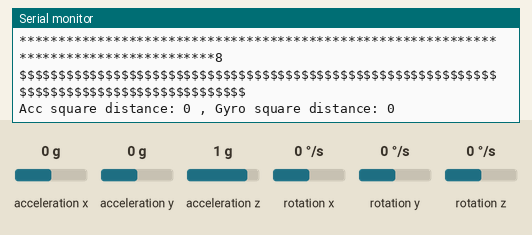
Simulated run of this sketch. Board: ESP32. Shown: the last lines printed to the serial monitor. Wiring (inferred from the names in the program): MPU-6050 motion sensor at I2C address 0x68. The test bench sets the inputs (shaded band); at power-on: acceleration x 0 g, acceleration y 0 g, acceleration z 1 g, rotation x 0 °/s, rotation y 0 °/s, rotation z 0 °/s.

Above: at 1.3 s.
1.4 s: acceleration x set to -1.4 g
At 1.76 s:
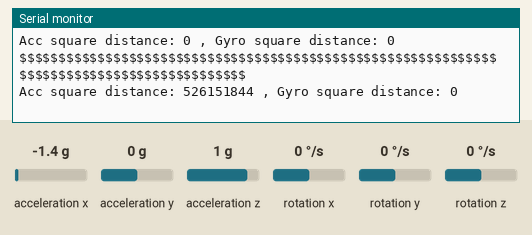
2.9 s: acceleration y set to -0.8 g
At 3.35 s:
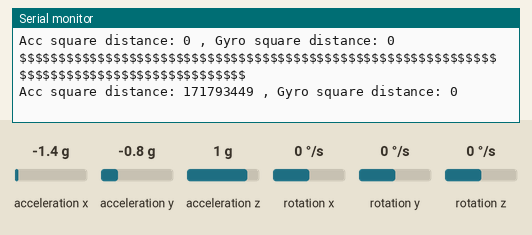
4.4 s: acceleration z set to -1.4 g
At 4.67 s:
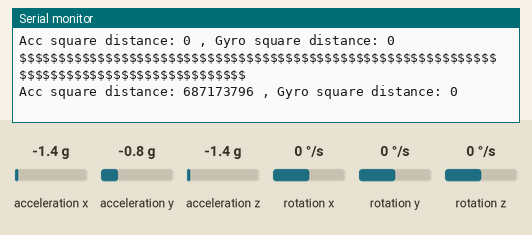
5.9 s: rotation x set to -192 °/s
At 6.26 s:
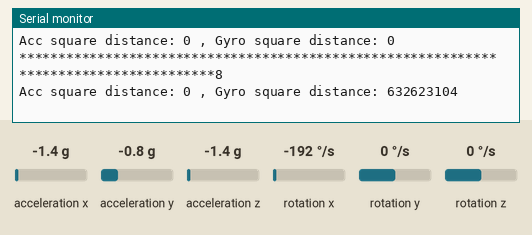
7.4 s: rotation y set to -100 °/s
At 7.85 s:
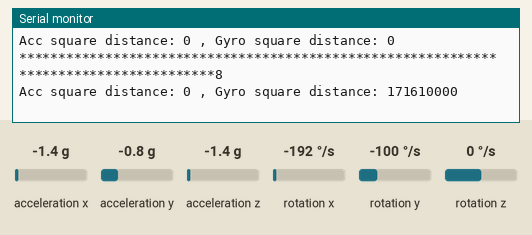
Timing chart, 0 to 9.9 s (numbered marks = the images above; inputs shaded):
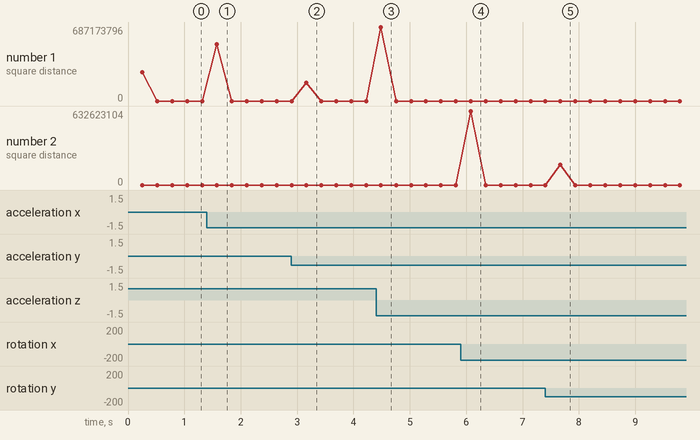

Measured:
- after the input at 1.4 s, the serial monitor: prints a new line after 0.18 s (image 1)
- after the input at 2.9 s, the serial monitor: prints a new line after 0.27 s (image 2)
- after the input at 4.4 s, the serial monitor: prints a new line after 0.09 s (image 3)
- after the input at 5.9 s, the serial monitor: prints a new line after 0.18 s (image 4)
- after the input at 7.4 s, the serial monitor: prints a new line after 0.27 s (image 5)

The sketch:

MPU6050_2.ino
```cpp
#include<Wire.h>

const int MPU_ADDR = 0x68; // I2C address of the MPU-6050
int16_t AcX, AcY, AcZ, Tmp, GyX, GyY, GyZ;
int16_t lastAcX, lastAcY, lastAcZ, lastGyX, lastGyY, lastGyZ;
int16_t disAccX, disAccY, disAccZ, disGyroX, disGyroY, disGyroZ;
int squareDistanceAcc, squareDistanceGyro;

void setup() {
  Serial.begin(115200);
  Wire.begin(21, 22, 100000); // sda, scl
  Wire.beginTransmission(MPU_ADDR);
  Wire.write(0x6B);  // PWR_MGMT_1 register
  Wire.write(0);     // set to zero (wakes up the MPU-6050)
  Wire.endTransmission(true);
  Serial.println("Setup complete");

}

void loop() {
  delay(250);
  Wire.beginTransmission(MPU_ADDR);
  Wire.write(0x3B);  // starting with register 0x3B (ACCEL_XOUT_H)
  Wire.endTransmission(true);
  Wire.beginTransmission(MPU_ADDR);
  Wire.requestFrom((uint16_t)MPU_ADDR, (uint8_t)14, true); // request a total of 14 registers
  AcX = Wire.read() << 8 | Wire.read(); // 0x3B (ACCEL_XOUT_H) & 0x3C (ACCEL_XOUT_L)
  AcY = Wire.read() << 8 | Wire.read(); // 0x3D (ACCEL_YOUT_H) & 0x3E (ACCEL_YOUT_L)
  AcZ = Wire.read() << 8 | Wire.read(); // 0x3F (ACCEL_ZOUT_H) & 0x40 (ACCEL_ZOUT_L)
  Tmp = Wire.read() << 8 | Wire.read(); // 0x41 (TEMP_OUT_H) & 0x42 (TEMP_OUT_L)
  GyX = Wire.read() << 8 | Wire.read(); // 0x3B (ACCEL_XOUT_H) & 0x3C (ACCEL_XOUT_L)
  GyY = Wire.read() << 8 | Wire.read(); // 0x3D (ACCEL_YOUT_H) & 0x3E (ACCEL_YOUT_L)
  GyZ = Wire.read() << 8 | Wire.read(); // 0x3F (ACCEL_ZOUT_H) & 0x40 (ACCEL_ZOUT_L)

  disAccX = lastAcX-AcX;
  disAccY = lastAcY-AcY;
  disAccZ = lastAcZ-AcZ;
  disGyroX = lastGyX-GyX;
  disGyroY = lastGyY-GyY;
  disGyroZ = lastGyZ-GyZ;
//  Serial.print("AccX: ");
//  Serial.print(disAccX); Serial.print(" , ");
//  Serial.print("GyroX: ");
//  Serial.println(disGyroX);
//  Serial.print("AccY: ");
//  Serial.print(disAccY); Serial.print(" , ");
//  Serial.print("GyroY: ");
//  Serial.println(disGyroY);
//  Serial.print("AccZ: ");
//  Serial.print(disAccZ); Serial.print(" , ");
//  Serial.print("GyroZ: ");
//  Serial.println(disGyroZ);

  lastAcX = AcX;
  lastAcY = AcY;
  lastAcZ = AcZ;
  lastGyX = GyX;
  lastGyY = GyY;
  lastGyZ = GyZ;
  squareDistanceAcc = disAccX*disAccX + disAccY*disAccY + disAccZ*disAccZ;
  squareDistanceGyro =  disGyroX*disGyroX + disGyroY*disGyroY + disGyroZ*disGyroZ;
  if(squareDistanceAcc < 100000)
  {
  Serial.println("**************************************************************************************8");
  }

  if(squareDistanceGyro < 5000)
  {
  Serial.println("$$$$$$$$$$$$$$$$$$$$$$$$$$$$$$$$$$$$$$$$$$$$$$$$$$$$$$$$$$$$$$$$$$$$$$$$$$$$$$$$$$$$$$$$$$");
  }
  Serial.print("Acc square distance: ");
  Serial.print(squareDistanceAcc); Serial.print(" , ");
  Serial.print("Gyro square distance: ");
  Serial.println(squareDistanceGyro);


}
```
